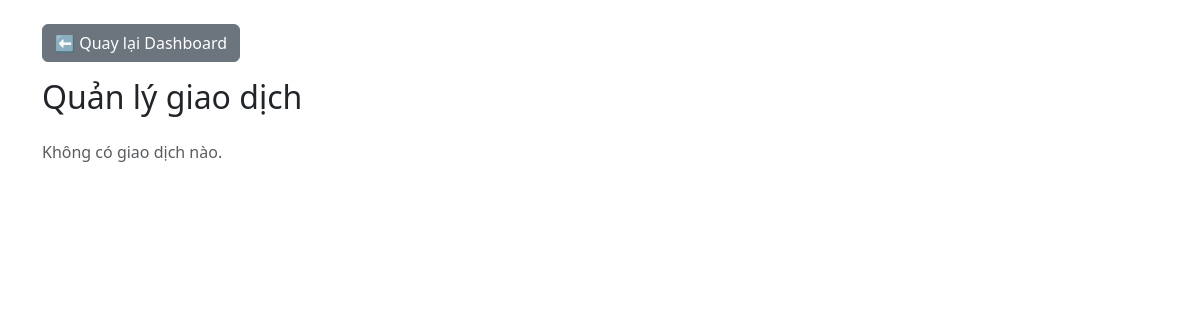
Page /admin/transaction/index.php (signed in) on the earlier database version.
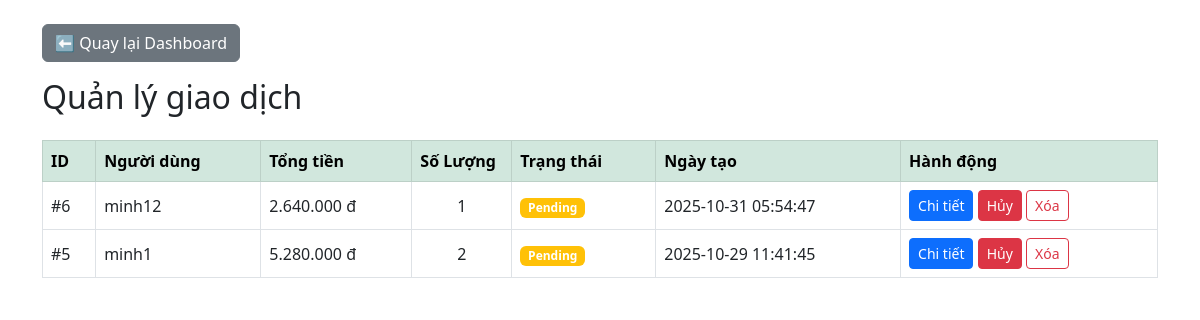
Same page on the later database version.
### tables this page shows
CREATE TABLE `transactions` (
  `id` int(11) NOT NULL,
  `user_id` int(11) NOT NULL,
  `total_amount` decimal(10,2) DEFAULT NULL,
  `status` enum('pending','completed','cancelled') DEFAULT 'pending',
  `created_at` timestamp NOT NULL DEFAULT current_timestamp()
);

CREATE TABLE `users` (
  `id` int(11) NOT NULL,
  `username` varchar(100) NOT NULL,
  `fullname` varchar(150) NOT NULL,
  `email` varchar(150) NOT NULL,
  `phone` varchar(20) DEFAULT NULL,
  `address` varchar(255) DEFAULT NULL,
  `password` varchar(255) NOT NULL,
  `avatar` varchar(255) DEFAULT NULL,
  `created_at` timestamp NOT NULL DEFAULT current_timestamp()
);

### admin/transaction/index.php (the view, shortened to what this page needs)
<?php
require '../autoload/db.php';
$sql = "
SELECT
    t.id AS transaction_id,
    t.user_id,
    u.username,
    COALESCE(SUM(o.price * o.quantity), 0) AS total_amount,
    t.status,
    t.created_at,
    COUNT(o.id) AS total_items,
    SUM(o.quantity) AS total_quantity
FROM transactions t
LEFT JOIN users u ON t.user_id = u.id
LEFT JOIN orders o ON t.id = o.transaction_id
GROUP BY t.id, u.username, t.status, t.created_at
ORDER BY t.created_at DESC
";
$result = $conn->query($sql);
?>
<!DOCTYPE html>
<html lang="vi">
<head>
    <link href="https://cdn.jsdelivr.net/npm/bootstrap@5.3.0/dist/css/bootstrap.min.css" rel="stylesheet">
</head>
<body>
    <div class="container my-4">
        <a href="../index.php" class="btn btn-secondary mb-3">⬅ Quay lại Dashboard</a>
        <h2 class="mb-4">Quản lý giao dịch</h2>
        <?php if ($result && $result->num_rows > 0): ?>
            <table class="table table-bordered table-hover align-middle">
                <thead class="table-success">
                    <tr>
                        <th>ID</th>
                        <th>Người dùng</th>
                        <th>Tổng tiền</th>
                        <th>Số Lượng</th>
                        <th>Trạng thái</th>
                        <th>Ngày tạo</th>
                        <th>Hành động</th>
                    </tr>
                </thead>
                <tbody>
                    <?php while ($row = $result->fetch_assoc()): ?>
                        <tr>
                            <td>#<?php echo $row['transaction_id']; ?></td>
                            <td><?php echo htmlspecialchars($row['username']); ?></td>
                            <td><?php echo number_format($row['total_amount'], 0, ',', '.'); ?> đ</td>
                            <td style="width:100px; text-align:center; white-space:nowrap;">
                                <?php echo $row['total_quantity'] ?: 0; ?>
                            </td>
                            <td>
                                <span class="badge bg-<?php
                                                        echo $row['status'] === 'completed' ? 'success' : ($row['status'] === 'pending' ? 'warning' : 'danger');
                                                        ?>">
                                    <?php echo ucfirst($row['status']); ?>
                                </span>
                            </td>
                            <td><?php echo $row['created_at']; ?></td>
                            <td>
                                <button type="button" class="btn btn-sm btn-primary view-detail" data-id="<?php echo $row['transaction_id']; ?>">
                                    <i class="fa-solid fa-eye"></i> Chi tiết
                                </button>
                                <?php if ($row['status'] === 'pending'): ?>
                                    <form action="update_status.php" method="POST" class="d-inline" onsubmit="return confirm('Bạn có chắc chắn muốn hủy giao dịch này?');">
                                        <button type="submit" name="status" value="cancelled" class="btn btn-sm btn-danger">
                                            Hủy
                                        </button>
                                    </form>
                                <?php endif; ?>
                                <form action="delete_transaction.php" method="POST" class="d-inline" onsubmit="return confirm('Xóa giao dịch này?');">
                                    <button type="submit" class="btn btn-sm btn-outline-danger">
                                        <i class="fa-solid fa-trash"></i> Xóa
                                    </button>
                                </form>
                            </td>
                        </tr>
                    <?php endwhile; ?>
                </tbody>
            </table>
        <?php else: ?>
            <p class="text-muted">Không có giao dịch nào.</p>
        <?php endif; ?>
    </div>
</body>
</html>

Differences in the rows shown:
added transactions: id "6", user.username "minh12", total_amount "2.640.000", total_quantity "1", status "Pending", created_at "2025-10-31 05:54:47"
added transactions: id "5", user.username "minh1", total_amount "5.280.000", total_quantity "2", status "Pending", created_at "2025-10-29 11:41:45"
Other differences:
text no longer shown: "Không có giao dịch nào."
text now shown: "ID Người dùng Tổng tiền Số Lượng Trạng thái Ngày tạo Hành động"
